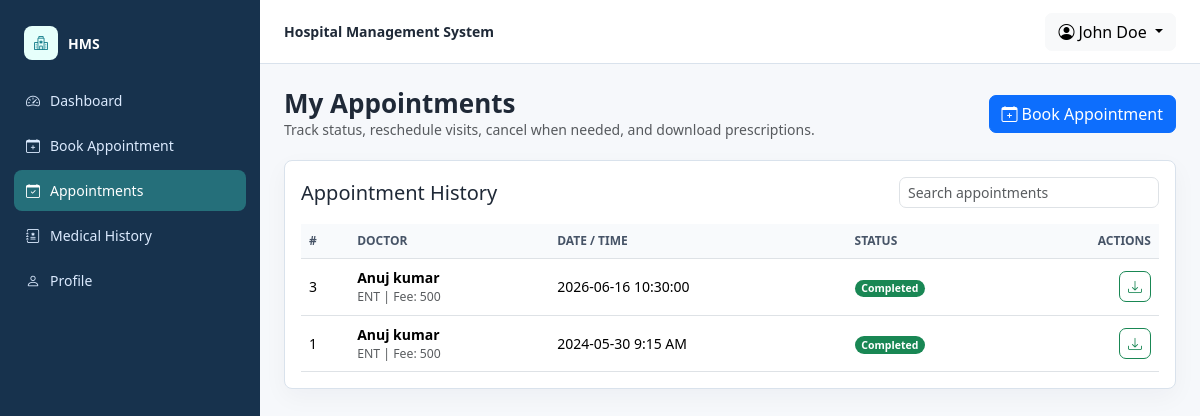
Screenshot of /hms/appointment-history.php (signed in) with the database file from the repository.
### tables this page shows
CREATE TABLE `users` (
  `id` int(11) NOT NULL,
  `fullName` varchar(255) DEFAULT NULL,
  `address` longtext DEFAULT NULL,
  `city` varchar(255) DEFAULT NULL,
  `gender` varchar(255) DEFAULT NULL,
  `email` varchar(255) DEFAULT NULL,
  `password` varchar(255) NOT NULL,
  `regDate` timestamp NULL DEFAULT current_timestamp(),
  `updationDate` timestamp NULL DEFAULT NULL ON UPDATE current_timestamp()
);

CREATE TABLE `appointment` (
  `id` int(11) NOT NULL,
  `doctorSpecialization` varchar(255) DEFAULT NULL,
  `doctorId` int(11) DEFAULT NULL,
  `userId` int(11) DEFAULT NULL,
  `consultancyFees` int(11) DEFAULT NULL,
  `appointmentDate` varchar(255) DEFAULT NULL,
  `appointmentTime` varchar(255) DEFAULT NULL,
  `postingDate` timestamp NULL DEFAULT current_timestamp(),
  `userStatus` int(11) DEFAULT NULL,
  `doctorStatus` int(11) DEFAULT NULL,
  `updationDate` timestamp NULL DEFAULT NULL ON UPDATE current_timestamp(),
  `status` enum('Pending','Approved','Completed','Cancelled') NOT NULL DEFAULT 'Pending',
  `status_updated_at` datetime DEFAULT NULL,
  `status_updated_by` varchar(80) DEFAULT NULL,
  `reschedule_reason` varchar(255) DEFAULT NULL,
  `cancel_reason` varchar(255) DEFAULT NULL
);

CREATE TABLE `doctors` (
  `id` int(11) NOT NULL,
  `specilization` varchar(255) DEFAULT NULL,
  `doctorName` varchar(255) DEFAULT NULL,
  `address` longtext DEFAULT NULL,
  `docFees` varchar(255) DEFAULT NULL,
  `contactno` bigint(11) DEFAULT NULL,
  `docEmail` varchar(255) DEFAULT NULL,
  `password` varchar(255) NOT NULL,
  `creationDate` timestamp NULL DEFAULT current_timestamp(),
  `updationDate` timestamp NULL DEFAULT NULL ON UPDATE current_timestamp()
);

### hms/appointment-history.php (the view, shortened to what this page needs)
<?php
include('include/config.php');
$userId = (int) $_SESSION['id'];
$statusExpr = hms_appointment_status_expr($con, 'a');
$appointments = hms_fetch_all(
    $con,
    'SELECT a.id, a.doctorSpecialization, a.consultancyFees, a.appointmentDate, a.appointmentTime, a.postingDate, ' . $statusExpr . ' AS status_name, d.doctorName, d.id AS doctor_id
     FROM appointment a
     JOIN doctors d ON d.id = a.doctorId
     WHERE a.userId = ?
     ORDER BY a.appointmentDate DESC, a.id DESC',
    'i',
    array($userId)
);
$prescriptionByAppointment = array();
if ($appointments && hms_table_exists($con, 'prescriptions')) {
    $ids = array_map('intval', array_column($appointments, 'id'));
    $placeholders = implode(',', array_fill(0, count($ids), '?'));
    $prescriptions = hms_fetch_all(
        $con,
        'SELECT id, appointment_id FROM prescriptions WHERE patient_user_id = ? AND appointment_id IN (' . $placeholders . ')',
        'i' . str_repeat('i', count($ids)),
        array_merge(array($userId), $ids)
    );
    foreach ($prescriptions as $prescription) {
        $prescriptionByAppointment[(int) $prescription['appointment_id']] = (int) $prescription['id'];
    }
}
hms_layout_header('My Appointments', 'patient', 'appointments');
?>
<div class="hms-page-title">
    <div>
        <h1>My Appointments</h1>
        <div class="text-muted">Track status, reschedule visits, cancel when needed, and download prescriptions.</div>
    </div>
    <a class="btn btn-primary" href="book-appointment.php"><i class="bi bi-calendar-plus me-1"></i>Book Appointment</a>
</div>
<div class="hms-card p-3">
    <div class="d-flex flex-wrap gap-2 justify-content-between align-items-center mb-3">
        <h2 class="h5 mb-0">Appointment History</h2>
        <input class="form-control form-control-sm" style="max-width:260px" placeholder="Search appointments" data-table-search="#appointmentTable">
    </div>
    <div class="table-responsive">
        <table class="table table-hover align-middle mb-0" id="appointmentTable" data-sortable>
            <thead>
            <tr>
                <th data-sort>#</th>
                <th data-sort>Doctor</th>
                <th data-sort>Date / Time</th>
                <th data-sort>Status</th>
                <th class="text-end">Actions</th>
            </tr>
            </thead>
            <tbody>
            <?php foreach ($appointments as $appointment) {
                ?>
                <tr>
                    <td><?php echo hms_e($appointment['id']); ?></td>
                    <td>
                        <div class="fw-semibold"><?php echo hms_e($appointment['doctorName']); ?></div>
                        <div class="small text-muted"><?php echo hms_e($appointment['doctorSpecialization']); ?> | Fee: <?php echo hms_e($appointment['consultancyFees']); ?></div>
                    </td>
                    <td><?php echo hms_e($appointment['appointmentDate']); ?> <?php echo hms_e($appointment['appointmentTime']); ?></td>
                    <td><?php echo hms_status_badge($appointment['status_name']); ?></td>
                    <td class="text-end">
                        <div class="d-inline-flex flex-wrap gap-2 justify-content-end">
                            <?php if (isset($prescriptionByAppointment[(int) $appointment['id']])) { ?>
                                <a class="btn btn-sm btn-outline-success" href="prescription-download.php?id=<?php echo hms_e($prescriptionByAppointment[(int) $appointment['id']]); ?>"><i class="bi bi-download"></i></a>
                            <?php } ?>
                        </div>
                    </td>
                </tr>
            <?php } ?>
            </tbody>
        </table>
    </div>
</div>
<?php hms_layout_footer(); ?>

### hms/include/hms_helpers.php (shortened to what this page needs)
<?php
if (!defined('HMS_HELPERS_LOADED')) {
    function hms_e($value)
    {
        return htmlspecialchars((string) $value, ENT_QUOTES, 'UTF-8');
    }
    function hms_stmt($con, $sql, $types = '', $params = array())
    {
        $stmt = mysqli_prepare($con, $sql);
        if ($types !== '' && !empty($params)) {
            $bind = array_merge(array($types), $params);
            $refs = array();
            foreach ($bind as $key => $value) {
                $refs[$key] = &$bind[$key];
            }
            call_user_func_array(array($stmt, 'bind_param'), $refs);
        }
        if (!mysqli_stmt_execute($stmt)) {
            throw new RuntimeException('Database query failed.');
        }
        return $stmt;
    }
    function hms_fetch_all($con, $sql, $types = '', $params = array())
    {
        $stmt = hms_stmt($con, $sql, $types, $params);
        $result = mysqli_stmt_get_result($stmt);
        $rows = array();
        if ($result) {
            while ($row = mysqli_fetch_assoc($result)) {
                $rows[] = $row;
            }
        }
        return $rows;
    }
    function hms_fetch_one($con, $sql, $types = '', $params = array())
    {
        $rows = hms_fetch_all($con, $sql, $types, $params);
        return isset($rows[0]) ? $rows[0] : null;
    }
    function hms_scalar($con, $sql, $types = '', $params = array())
    {
        $row = hms_fetch_one($con, $sql, $types, $params);
        $values = array_values($row);
        return isset($values[0]) ? $values[0] : 0;
    }
    function hms_column_exists($con, $table, $column)
    {
        return (int) hms_scalar(
            $con,
            'SELECT COUNT(*) FROM information_schema.columns WHERE table_schema = DATABASE() AND table_name = ? AND column_name = ?',
            'ss',
            array($table, $column)
        ) > 0;
    }
    function hms_appointment_status_expr($con, $alias = 'appointment')
    {
        $prefix = $alias ? '`' . $alias . '`.' : '';
        if (hms_column_exists($con, 'appointment', 'status')) {
            return 'COALESCE(NULLIF(' . $prefix . '`status`, ""), CASE WHEN ' . $prefix . '`userStatus` = 0 OR ' . $prefix . '`doctorStatus` = 0 THEN "Cancelled" ELSE "Pending" END)';
        }
        return 'CASE WHEN ' . $prefix . '`userStatus` = 0 OR ' . $prefix . '`doctorStatus` = 0 THEN "Cancelled" ELSE "Pending" END';
    }
    function hms_status_badge($status)
    {
        $status = ucfirst(strtolower((string) $status));
        $classes = array(
            'Pending' => 'text-bg-warning',
            'Approved' => 'text-bg-primary',
            'Completed' => 'text-bg-success',
            'Cancelled' => 'text-bg-secondary'
        );
        $class = isset($classes[$status]) ? $classes[$status] : 'text-bg-light';
        return '<span class="badge rounded-pill ' . $class . '">' . hms_e($status) . '</span>';
    }
    function hms_current_user_name($con, $role)
    {
        $id = isset($_SESSION['id']) ? (int) $_SESSION['id'] : 0;
        if ($role === 'patient') {
            $row = hms_fetch_one($con, 'SELECT fullName FROM users WHERE id = ?', 'i', array($id));
            return $row ? $row['fullName'] : 'Patient';
        }
        return 'Admin';
    }
    function hms_nav_items($role)
    {
        return array(
            array('dashboard', 'Dashboard', 'dashboard.php', 'bi-speedometer2'),
            array('book', 'Book Appointment', 'book-appointment.php', 'bi-calendar-plus'),
            array('appointments', 'Appointments', 'appointment-history.php', 'bi-calendar-check'),
            array('history', 'Medical History', 'manage-medhistory.php', 'bi-journal-medical'),
            array('profile', 'Profile', 'edit-profile.php', 'bi-person')
        );
    }
        ?>
<?php
    function hms_layout_header($title, $role, $active = 'dashboard')
    {
        global $con;
        $name = hms_current_user_name($con, $role);
        $items = hms_nav_items($role);
        ?>
<!doctype html>
<html lang="en">
<head>
    <link href="https://cdn.jsdelivr.net/npm/bootstrap@5.3.3/dist/css/bootstrap.min.css" rel="stylesheet">
    <link href="https://cdn.jsdelivr.net/npm/bootstrap-icons@1.11.3/font/bootstrap-icons.css" rel="stylesheet">
</head>
<body>
<div class="hms-shell">
    <aside class="hms-sidebar">
        <div class="hms-brand"><span class="hms-brand-icon"><i class="bi bi-hospital"></i></span><span>HMS</span></div>
        <nav class="hms-nav">
            <?php foreach ($items as $item) { ?>
                <a class="<?php echo $active === $item[0] ? 'active' : ''; ?>" href="<?php echo hms_e($item[2]); ?>">
                    <i class="bi <?php echo hms_e($item[3]); ?>"></i><span><?php echo hms_e($item[1]); ?></span>
                </a>
            <?php } ?>
        </nav>
    </aside>
    <div class="hms-main">
        <header class="hms-topbar">
            <div class="fw-semibold">Hospital Management System</div>
            <div class="dropdown">
                <button class="btn btn-light dropdown-toggle" type="button" data-bs-toggle="dropdown">
                    <i class="bi bi-person-circle me-1"></i><?php echo hms_e($name); ?>
                </button>
            </div>
        </header>
        <main class="hms-content">
<?php
    }
    function hms_layout_footer($extraScripts = '')
    {
        ?>
        </main>
    </div>
</div>
</body>
</html>
<?php
    }
}
?>

### hms/include/hms_helpers.php (style rules this page uses)
:root { --hms-ink: #1f2937; --hms-muted: #667085; --hms-line: #d9e2ec; --hms-bg: #f6f8fb; --hms-sidebar: #17324d; --hms-sidebar-active: #256f7a; --hms-teal: #127c8a; --hms-amber: #b7791f; }
body { background: var(--hms-bg); color: var(--hms-ink); font-size: 14px; letter-spacing: 0; }
a { text-decoration: none; }
.hms-shell { min-height: 100vh; display: grid; grid-template-columns: 260px minmax(0, 1fr); }
.hms-sidebar { background: var(--hms-sidebar); color: #fff; padding: 18px 14px; position: sticky; top: 0; height: 100vh; }
.hms-brand { display: flex; align-items: center; gap: 10px; padding: 8px 10px 20px; font-weight: 700; }
.hms-brand-icon { width: 34px; height: 34px; border-radius: 8px; background: #e6fffb; color: var(--hms-teal); display: inline-flex; align-items: center; justify-content: center; }
.hms-nav a { color: #dbeafe; display: flex; align-items: center; gap: 10px; padding: 10px 12px; border-radius: 8px; margin-bottom: 4px; }
.hms-nav a.active, .hms-nav a:hover { background: var(--hms-sidebar-active); color: #fff; }
.hms-main { min-width: 0; }
.hms-topbar { background: #fff; border-bottom: 1px solid var(--hms-line); min-height: 64px; display: flex; align-items: center; justify-content: space-between; padding: 0 24px; position: sticky; top: 0; z-index: 10; }
.hms-content { padding: 24px; }
.hms-page-title { display: flex; justify-content: space-between; gap: 16px; align-items: center; margin-bottom: 20px; }
.hms-page-title h1 { font-size: 26px; margin: 0; font-weight: 700; }
.hms-card { background: #fff; border: 1px solid var(--hms-line); border-radius: 8px; box-shadow: 0 8px 24px rgba(16, 24, 40, .04); }
.table thead th { color: #475467; background: #f8fafc; font-size: 12px; text-transform: uppercase; white-space: nowrap; }
.table td, .table th { vertical-align: middle; }
.btn { border-radius: 7px; }
.form-control, .form-select { border-radius: 7px; }

### rows the page displays
users: fullName "John Doe"
appointment: id "3", doctorId.doctorName "Anuj kumar", doctorSpecialization "ENT", consultancyFees "500", appointmentDate "2026-06-16", appointmentTime "10:30:00", status "Completed"
appointment: id "1", doctorId.doctorName "Anuj kumar", doctorSpecialization "ENT", consultancyFees "500", appointmentDate "2024-05-30", appointmentTime "9:15 AM", status "Completed"

### other values shown
hms_e($item[1]) "Dashboard"
hms_e($item[1]) "Book Appointment"
hms_e($item[1]) "Appointments"
hms_e($item[1]) "Medical History"
hms_e($item[1]) "Profile"
